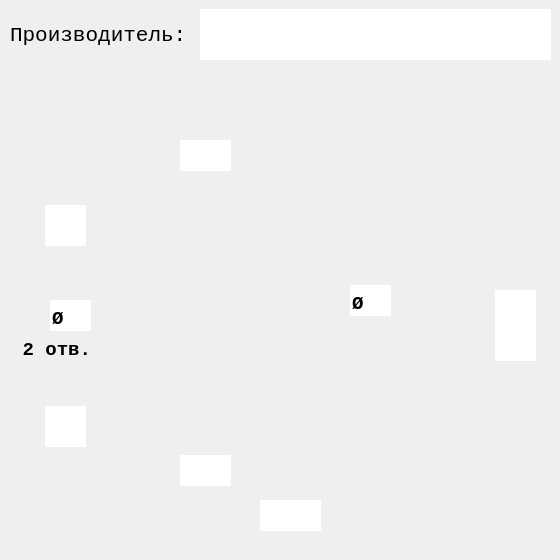
<?xml version="1.0" encoding="UTF-8"?>
<ui version="4.0">
 <class>Dialog</class>
 <widget class="QDialog" name="Dialog">
  <property name="geometry">
   <rect>
    <x>0</x>
    <y>0</y>
    <width>560</width>
    <height>560</height>
   </rect>
  </property>
  <property name="sizePolicy">
   <sizepolicy hsizetype="Fixed" vsizetype="Fixed">
    <horstretch>0</horstretch>
    <verstretch>0</verstretch>
   </sizepolicy>
  </property>
  <property name="minimumSize">
   <size>
    <width>560</width>
    <height>560</height>
   </size>
  </property>
  <property name="maximumSize">
   <size>
    <width>560</width>
    <height>560</height>
   </size>
  </property>
  <property name="windowTitle">
   <string>3 Отверстия Тип4</string>
  </property>
  <property name="windowIcon">
   <iconset>
    <normaloff>../pics/icon/Podpyatnik.ico</normaloff>../pics/icon/Podpyatnik.ico</iconset>
  </property>
  <property name="whatsThis">
   <string/>
  </property>
  <property name="accessibleDescription">
   <string/>
  </property>
  <widget class="QLabel" name="label">
   <property name="geometry">
    <rect>
     <x>0</x>
     <y>0</y>
     <width>560</width>
     <height>560</height>
    </rect>
   </property>
   <property name="sizePolicy">
    <sizepolicy hsizetype="Fixed" vsizetype="Fixed">
     <horstretch>0</horstretch>
     <verstretch>0</verstretch>
    </sizepolicy>
   </property>
   <property name="minimumSize">
    <size>
     <width>560</width>
     <height>560</height>
    </size>
   </property>
   <property name="maximumSize">
    <size>
     <width>560</width>
     <height>560</height>
    </size>
   </property>
   <property name="autoFillBackground">
    <bool>true</bool>
   </property>
   <property name="text">
    <string/>
   </property>
   <property name="pixmap">
    <pixmap>../pics/main/3-4.jpg</pixmap>
   </property>
   <property name="scaledContents">
    <bool>false</bool>
   </property>
   <property name="alignment">
    <set>Qt::AlignCenter</set>
   </property>
   <property name="margin">
    <number>0</number>
   </property>
  </widget>
  <widget class="QLineEdit" name="lineEdit">
   <property name="geometry">
    <rect>
     <x>180</x>
     <y>455</y>
     <width>51</width>
     <height>31</height>
    </rect>
   </property>
   <property name="font">
    <font>
     <family>Courier New</family>
     <pointsize>14</pointsize>
     <weight>75</weight>
     <italic>false</italic>
     <bold>true</bold>
    </font>
   </property>
   <property name="focusPolicy">
    <enum>Qt::ClickFocus</enum>
   </property>
   <property name="autoFillBackground">
    <bool>true</bool>
   </property>
   <property name="inputMethodHints">
    <set>Qt::ImhNone</set>
   </property>
   <property name="text">
    <string/>
   </property>
   <property name="maxLength">
    <number>3</number>
   </property>
   <property name="frame">
    <bool>false</bool>
   </property>
   <property name="alignment">
    <set>Qt::AlignBottom|Qt::AlignHCenter</set>
   </property>
  </widget>
  <widget class="QLineEdit" name="lineEdit_2">
   <property name="geometry">
    <rect>
     <x>45</x>
     <y>406</y>
     <width>41</width>
     <height>41</height>
    </rect>
   </property>
   <property name="font">
    <font>
     <family>Courier New</family>
     <pointsize>14</pointsize>
     <weight>75</weight>
     <italic>false</italic>
     <bold>true</bold>
    </font>
   </property>
   <property name="tabletTracking">
    <bool>false</bool>
   </property>
   <property name="focusPolicy">
    <enum>Qt::ClickFocus</enum>
   </property>
   <property name="autoFillBackground">
    <bool>false</bool>
   </property>
   <property name="text">
    <string/>
   </property>
   <property name="maxLength">
    <number>3</number>
   </property>
   <property name="frame">
    <bool>false</bool>
   </property>
   <property name="alignment">
    <set>Qt::AlignRight|Qt::AlignTrailing|Qt::AlignVCenter</set>
   </property>
  </widget>
  <widget class="QLineEdit" name="lineEdit_3">
   <property name="geometry">
    <rect>
     <x>50</x>
     <y>300</y>
     <width>41</width>
     <height>31</height>
    </rect>
   </property>
   <property name="font">
    <font>
     <family>Courier New</family>
     <pointsize>14</pointsize>
     <weight>75</weight>
     <italic>false</italic>
     <bold>true</bold>
    </font>
   </property>
   <property name="focusPolicy">
    <enum>Qt::ClickFocus</enum>
   </property>
   <property name="text">
    <string>Ø</string>
   </property>
   <property name="maxLength">
    <number>3</number>
   </property>
   <property name="frame">
    <bool>false</bool>
   </property>
   <property name="alignment">
    <set>Qt::AlignBottom|Qt::AlignLeading|Qt::AlignLeft</set>
   </property>
  </widget>
  <widget class="QLineEdit" name="lineEdit_4">
   <property name="geometry">
    <rect>
     <x>260</x>
     <y>500</y>
     <width>61</width>
     <height>31</height>
    </rect>
   </property>
   <property name="font">
    <font>
     <family>Courier New</family>
     <pointsize>14</pointsize>
     <weight>75</weight>
     <italic>false</italic>
     <bold>true</bold>
    </font>
   </property>
   <property name="focusPolicy">
    <enum>Qt::ClickFocus</enum>
   </property>
   <property name="text">
    <string/>
   </property>
   <property name="maxLength">
    <number>3</number>
   </property>
   <property name="frame">
    <bool>false</bool>
   </property>
   <property name="alignment">
    <set>Qt::AlignBottom|Qt::AlignHCenter</set>
   </property>
  </widget>
  <widget class="QLineEdit" name="lineEdit_5">
   <property name="geometry">
    <rect>
     <x>495</x>
     <y>290</y>
     <width>41</width>
     <height>71</height>
    </rect>
   </property>
   <property name="font">
    <font>
     <family>Courier New</family>
     <pointsize>14</pointsize>
     <weight>75</weight>
     <italic>false</italic>
     <bold>true</bold>
    </font>
   </property>
   <property name="tabletTracking">
    <bool>false</bool>
   </property>
   <property name="focusPolicy">
    <enum>Qt::ClickFocus</enum>
   </property>
   <property name="autoFillBackground">
    <bool>false</bool>
   </property>
   <property name="text">
    <string/>
   </property>
   <property name="maxLength">
    <number>3</number>
   </property>
   <property name="frame">
    <bool>false</bool>
   </property>
   <property name="alignment">
    <set>Qt::AlignLeading|Qt::AlignLeft|Qt::AlignVCenter</set>
   </property>
  </widget>
  <widget class="QLabel" name="label_2">
   <property name="geometry">
    <rect>
     <x>10</x>
     <y>10</y>
     <width>181</width>
     <height>51</height>
    </rect>
   </property>
   <property name="font">
    <font>
     <family>Courier New</family>
     <pointsize>16</pointsize>
     <weight>50</weight>
     <bold>false</bold>
    </font>
   </property>
   <property name="text">
    <string>Производитель:</string>
   </property>
  </widget>
  <widget class="QLineEdit" name="lineEdit_6">
   <property name="geometry">
    <rect>
     <x>200</x>
     <y>9</y>
     <width>351</width>
     <height>51</height>
    </rect>
   </property>
   <property name="font">
    <font>
     <family>Courier New</family>
     <pointsize>16</pointsize>
     <weight>75</weight>
     <bold>true</bold>
    </font>
   </property>
   <property name="frame">
    <bool>false</bool>
   </property>
   <property name="alignment">
    <set>Qt::AlignLeading|Qt::AlignLeft|Qt::AlignVCenter</set>
   </property>
  </widget>
  <widget class="QLabel" name="label_3">
   <property name="geometry">
    <rect>
     <x>20</x>
     <y>340</y>
     <width>71</width>
     <height>20</height>
    </rect>
   </property>
   <property name="font">
    <font>
     <family>Courier New</family>
     <pointsize>14</pointsize>
     <weight>75</weight>
     <bold>true</bold>
    </font>
   </property>
   <property name="text">
    <string>2 отв.</string>
   </property>
   <property name="alignment">
    <set>Qt::AlignRight|Qt::AlignTrailing|Qt::AlignVCenter</set>
   </property>
  </widget>
  <widget class="QLineEdit" name="lineEdit_7">
   <property name="geometry">
    <rect>
     <x>180</x>
     <y>140</y>
     <width>51</width>
     <height>31</height>
    </rect>
   </property>
   <property name="font">
    <font>
     <family>Courier New</family>
     <pointsize>14</pointsize>
     <weight>75</weight>
     <italic>false</italic>
     <bold>true</bold>
    </font>
   </property>
   <property name="focusPolicy">
    <enum>Qt::ClickFocus</enum>
   </property>
   <property name="autoFillBackground">
    <bool>true</bool>
   </property>
   <property name="inputMethodHints">
    <set>Qt::ImhNone</set>
   </property>
   <property name="text">
    <string/>
   </property>
   <property name="maxLength">
    <number>3</number>
   </property>
   <property name="frame">
    <bool>false</bool>
   </property>
   <property name="alignment">
    <set>Qt::AlignBottom|Qt::AlignHCenter</set>
   </property>
  </widget>
  <widget class="QLineEdit" name="lineEdit_8">
   <property name="geometry">
    <rect>
     <x>350</x>
     <y>285</y>
     <width>41</width>
     <height>31</height>
    </rect>
   </property>
   <property name="font">
    <font>
     <family>Courier New</family>
     <pointsize>14</pointsize>
     <weight>75</weight>
     <italic>false</italic>
     <bold>true</bold>
    </font>
   </property>
   <property name="focusPolicy">
    <enum>Qt::ClickFocus</enum>
   </property>
   <property name="text">
    <string>Ø</string>
   </property>
   <property name="maxLength">
    <number>3</number>
   </property>
   <property name="frame">
    <bool>false</bool>
   </property>
   <property name="alignment">
    <set>Qt::AlignBottom|Qt::AlignLeading|Qt::AlignLeft</set>
   </property>
  </widget>
  <widget class="QLineEdit" name="lineEdit_9">
   <property name="geometry">
    <rect>
     <x>45</x>
     <y>205</y>
     <width>41</width>
     <height>41</height>
    </rect>
   </property>
   <property name="font">
    <font>
     <family>Courier New</family>
     <pointsize>14</pointsize>
     <weight>75</weight>
     <italic>false</italic>
     <bold>true</bold>
    </font>
   </property>
   <property name="tabletTracking">
    <bool>false</bool>
   </property>
   <property name="focusPolicy">
    <enum>Qt::ClickFocus</enum>
   </property>
   <property name="autoFillBackground">
    <bool>false</bool>
   </property>
   <property name="text">
    <string/>
   </property>
   <property name="maxLength">
    <number>3</number>
   </property>
   <property name="frame">
    <bool>false</bool>
   </property>
   <property name="alignment">
    <set>Qt::AlignRight|Qt::AlignTrailing|Qt::AlignVCenter</set>
   </property>
  </widget>
 </widget>
 <resources/>
 <connections/>
</ui>
